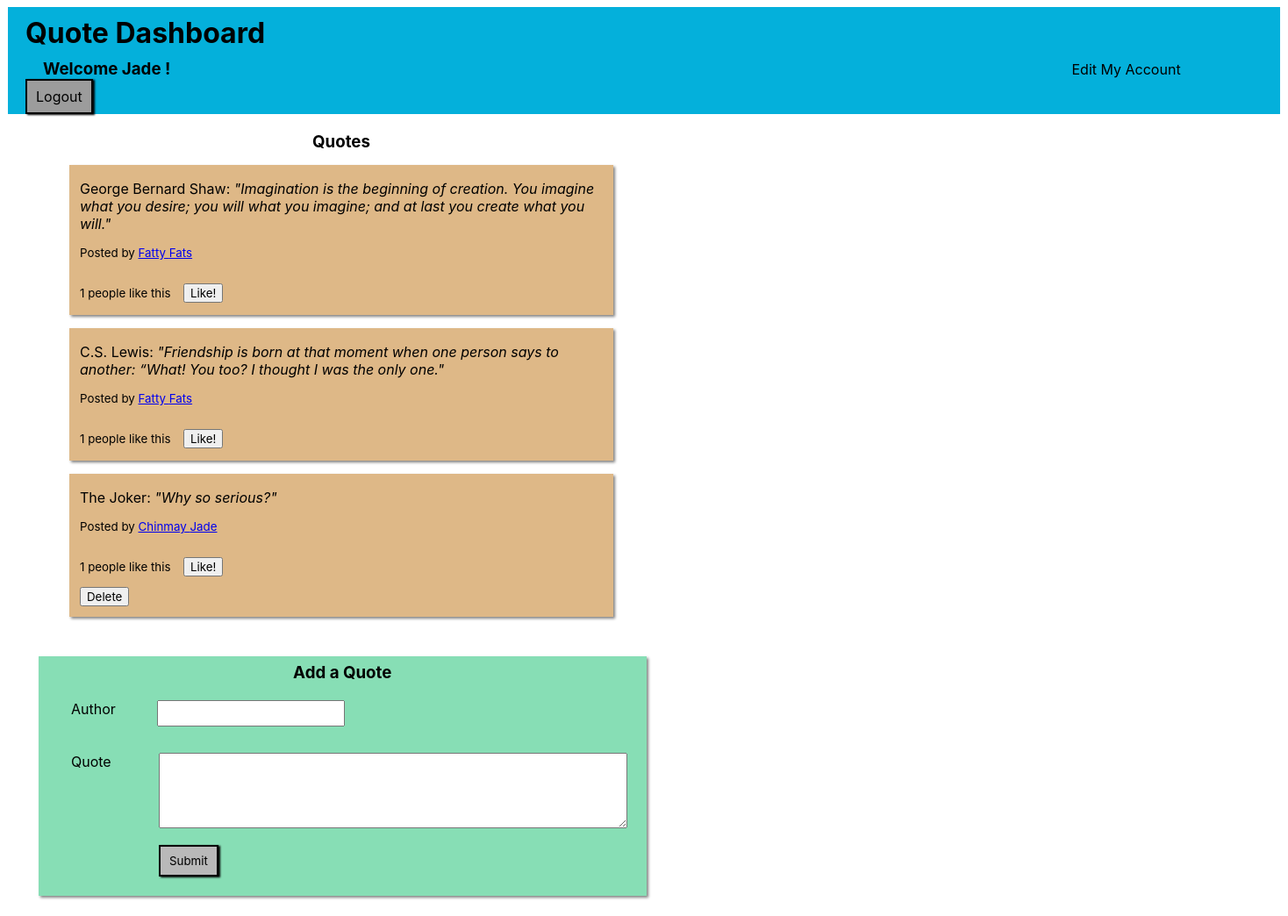
The app's page /quotes (signed in) with its own data.
### quote_dash/models.py (models this page shows)
class User(models.Model):
    first_name = models.CharField(max_length=255)
    last_name = models.CharField(max_length=255)
    email = models.CharField(max_length=255)
    password = models.CharField(max_length=255)
    created_at = models.DateTimeField(auto_now_add=True)
    updated_at = models.DateTimeField(auto_now=True)
    objects = UserManager()

class Quote(models.Model):
    quote = models.TextField()
    author = models.CharField(max_length=255)
    user = models.ForeignKey(User, related_name="quotes", on_delete=models.CASCADE) #one to many
    liked_by = models.ManyToManyField(User, related_name="likes")  #many to many
    created_at = models.DateTimeField(auto_now_add=True)
    updated_at = models.DateTimeField(auto_now=True)
    objects = QuoteManager()

### quote_dash/views.py (the view)
# urls.py: path('quotes', views.quotes),
def quotes(request):
    if request.method != "POST":
        if 'user_name' not in request.session:
            return redirect('/')
    context = {
        "all_quotes" : Quote.objects.all(),
    }
    return render(request, 'quotes.html', context)

### quote_dash/templates/quotes.html (shortened to what this page needs)
<!DOCTYPE html>
<html lang="en">
<head>
    {% load static %}
    <link rel="stylesheet" href="{% static '/style_quote.css' %}">
</head>
<body>
    <div id="wrapper">
        <div id="header">
            <h1>Quote Dashboard</h1>
            <h3>Welcome {{request.session.user_name}} !</h3>
            <a id="edit_acc" href="/edit_account">Edit My Account</a>
            <a id="logout" href="/logout">Logout</a>
        </div>
        <div id="quotes_container">
            <h3>Quotes</h3>
            {% for quote in all_quotes %}
            <div class="quotes">
                <p id="the_quote">{{quote.author}}: <span style="font-style: italic;">"{{quote.quote}}"</span></p>
                <p id="posted_by">Posted by <a href="/user/{{quote.user.id}}">{{quote.user.first_name}} {{quote.user.last_name}}</a></p>
                {% if quote.liked_by.count > 0 %}
                    {% if quote.liked_by.count < 2 %}
                        <p>{{quote.liked_by.count}} people like this</p>
                    {% else %}
                        <p>{{quote.liked_by.count}} people like this</p>
                    {% endif %}
                {% endif %}
                <form id="like_button" action="/post_like" method="POST">
                    <button type="submit">Like!</button>
                </form>
                {% if quote.user.id == request.session.user_id %}
                <form id="delete_button" action="/delete_quote" method="POST">
                    <button type="submit">Delete</button>
                </form>
                {% endif %}
            </div>
            {% endfor %}
        </div>
        <div id="add_quote">
            <h3>Add a Quote</h3>
            <form action="/post_quote" method="POST">
                <label for="author">Author </label><input type="text" name="author"><br>
                <label for="quote">Quote </label>
                <textarea name="quote" cols="50" rows="4" style="font-size: medium;"></textarea><br>
                <button type="submit">Submit</button>
            </form>
        </div>
    </div>
</body>
</html>

### quote_dash/static/style_quote.css (style rules this page uses)
* { font-family: -apple-system, BlinkMacSystemFont, 'Segoe UI', Roboto, Oxygen, Ubuntu, Cantarell, 'Open Sans', 'Helvetica Neue', sans-serif; }
#wrapper { width: 1450px; margin: auto; }
#wrapper > * { vertical-align: top; }
#header { background-color: #04b0db; padding: 10px 20px; }
#header h1 { margin: 0px; text-align: left; display: block; }
#header h3 { display: inline-block; padding: 0px 20px; margin: 10px 0px; width: 1130px; }
#edit_acc, #back { margin: 0px 10px; padding: 8px 8px; color: black; text-decoration: none; }
#logout { border: 2px solid black; padding: 8px 10px; background-color: rgb(156, 156, 156); box-shadow: black 2px 1px 2px; text-decoration: none; color: black; }
#quotes_container { display: inline-block; margin: 15px 35px; padding: 0px 20px; width: 650px; }
#quotes_container h3 { margin: 5px; text-align: center; }
.quotes { padding: 0px 10px; margin: 15px; border: solid 2px burlywood; background-color: burlywood; box-shadow: gray 2px 2px 3px; }
#the_quote { font-size: medium; display: block }
#posted_by { font-size: 10pt; display: block; color: black; text-decoration: none; }
.quotes p { font-size: 10pt; display: inline-block; margin: 15px 0px; }
#like_button { display: inline-block; margin-left: 10px; margin-bottom: 10px; }
#delete_button { margin-bottom: 10px; }
#add_quote { display: inline-block; margin: 15px 35px; padding: 0px 20px; border: solid 2px rgb(135, 222, 181); background-color: rgb(135, 222, 181); box-shadow: gray 2px 2px 3px; }
#add_quote h3 { margin: 5px; text-align: center; }
#add_quote label { width: 80px; display: inline-block; margin: 15px; vertical-align: top; }
#add_quote input { width: 200px; padding: 5px; margin: 15px 3px; vertical-align: middle; }
#add_quote textarea { margin: 15px 0px; }
#add_quote button { margin-left: 115px; margin-bottom: 20px; border: 2px solid black; padding: 8px 10px; background-color: rgb(185, 185, 185); box-shadow: black 2px 1px 2px; text-decoration: none; color: black; }

### records on screen
User: session.user_name "Jade"
Quote: author "George Bernard Shaw", quote "Imagination is the beginning of creation. You imagine what you desire; you will what you imagine; and at last you create what you will.", user.first_name "Fatty", user.last_name "Fats", liked_by.count "1"
Quote: author "C.S. Lewis", quote "Friendship is born at that moment when one person says to another: “What! You too? I thought I was the only one.", user.first_name "Fatty", user.last_name "Fats", liked_by.count "1"
Quote: author "The Joker", quote "Why so serious?", user.first_name "Chinmay", user.last_name "Jade", liked_by.count "1"
